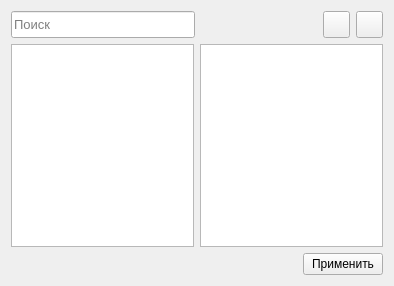
<?xml version="1.0" encoding="UTF-8"?>
<ui version="4.0">
 <class>ChooseEmployee</class>
 <widget class="QDialog" name="ChooseEmployee">
  <property name="geometry">
   <rect>
    <x>0</x>
    <y>0</y>
    <width>394</width>
    <height>286</height>
   </rect>
  </property>
  <property name="windowTitle">
   <string>Выбор сотрудника(-ов)</string>
  </property>
  <layout class="QGridLayout" name="gridLayout_5">
   <item row="0" column="0">
    <layout class="QGridLayout" name="gridLayout">
     <property name="verticalSpacing">
      <number>6</number>
     </property>
     <item row="0" column="5">
      <widget class="QPushButton" name="removeAllButton">
       <property name="minimumSize">
        <size>
         <width>27</width>
         <height>27</height>
        </size>
       </property>
       <property name="maximumSize">
        <size>
         <width>27</width>
         <height>27</height>
        </size>
       </property>
       <property name="toolTip">
        <string>Очистить всех сотрудников</string>
       </property>
       <property name="text">
        <string/>
       </property>
       <property name="icon">
        <iconset resource="images.qrc">
         <normaloff>:/images/deleteList.png</normaloff>:/images/deleteList.png</iconset>
       </property>
       <property name="iconSize">
        <size>
         <width>24</width>
         <height>24</height>
        </size>
       </property>
       <property name="autoDefault">
        <bool>false</bool>
       </property>
      </widget>
     </item>
     <item row="0" column="4">
      <widget class="QPushButton" name="chooseAllButton">
       <property name="minimumSize">
        <size>
         <width>27</width>
         <height>27</height>
        </size>
       </property>
       <property name="maximumSize">
        <size>
         <width>27</width>
         <height>27</height>
        </size>
       </property>
       <property name="toolTip">
        <string>Выбрать всех сотрудников</string>
       </property>
       <property name="text">
        <string/>
       </property>
       <property name="icon">
        <iconset resource="images.qrc">
         <normaloff>:/images/addList.png</normaloff>:/images/addList.png</iconset>
       </property>
       <property name="iconSize">
        <size>
         <width>24</width>
         <height>24</height>
        </size>
       </property>
       <property name="autoDefault">
        <bool>false</bool>
       </property>
      </widget>
     </item>
     <item row="0" column="3">
      <spacer name="horizontalSpacer">
       <property name="orientation">
        <enum>Qt::Horizontal</enum>
       </property>
       <property name="sizeHint" stdset="0">
        <size>
         <width>40</width>
         <height>20</height>
        </size>
       </property>
      </spacer>
     </item>
     <item row="0" column="1">
      <widget class="QLineEdit" name="lineEdit">
       <property name="minimumSize">
        <size>
         <width>184</width>
         <height>27</height>
        </size>
       </property>
       <property name="font">
        <font>
         <pointsize>10</pointsize>
        </font>
       </property>
       <property name="placeholderText">
        <string>Поиск</string>
       </property>
       <property name="clearButtonEnabled">
        <bool>true</bool>
       </property>
      </widget>
     </item>
     <item row="0" column="2">
      <spacer name="horizontalSpacer_3">
       <property name="orientation">
        <enum>Qt::Horizontal</enum>
       </property>
       <property name="sizeHint" stdset="0">
        <size>
         <width>40</width>
         <height>20</height>
        </size>
       </property>
      </spacer>
     </item>
    </layout>
   </item>
   <item row="1" column="0">
    <layout class="QGridLayout" name="gridLayout_4">
     <item row="0" column="0">
      <layout class="QGridLayout" name="gridLayout_2">
       <item row="0" column="0">
        <widget class="QListWidget" name="listWidget">
         <property name="toolTip">
          <string/>
         </property>
         <property name="autoScroll">
          <bool>true</bool>
         </property>
         <property name="selectionMode">
          <enum>QAbstractItemView::SingleSelection</enum>
         </property>
         <property name="selectionBehavior">
          <enum>QAbstractItemView::SelectRows</enum>
         </property>
        </widget>
       </item>
       <item row="0" column="1">
        <widget class="QListWidget" name="listWidget_2">
         <property name="toolTip">
          <string>Контакты для рассылки</string>
         </property>
         <property name="autoScroll">
          <bool>true</bool>
         </property>
         <property name="selectionMode">
          <enum>QAbstractItemView::SingleSelection</enum>
         </property>
         <property name="selectionBehavior">
          <enum>QAbstractItemView::SelectRows</enum>
         </property>
        </widget>
       </item>
      </layout>
     </item>
     <item row="1" column="0">
      <layout class="QGridLayout" name="gridLayout_3">
       <item row="0" column="1">
        <widget class="QPushButton" name="applyButton">
         <property name="sizePolicy">
          <sizepolicy hsizetype="Fixed" vsizetype="Fixed">
           <horstretch>0</horstretch>
           <verstretch>0</verstretch>
          </sizepolicy>
         </property>
         <property name="layoutDirection">
          <enum>Qt::LeftToRight</enum>
         </property>
         <property name="text">
          <string>Применить</string>
         </property>
         <property name="autoDefault">
          <bool>false</bool>
         </property>
        </widget>
       </item>
       <item row="0" column="0">
        <spacer name="horizontalSpacer_2">
         <property name="orientation">
          <enum>Qt::Horizontal</enum>
         </property>
         <property name="sizeHint" stdset="0">
          <size>
           <width>40</width>
           <height>20</height>
          </size>
         </property>
        </spacer>
       </item>
      </layout>
     </item>
    </layout>
   </item>
  </layout>
 </widget>
 <tabstops>
  <tabstop>lineEdit</tabstop>
  <tabstop>chooseAllButton</tabstop>
  <tabstop>removeAllButton</tabstop>
  <tabstop>listWidget</tabstop>
  <tabstop>listWidget_2</tabstop>
  <tabstop>applyButton</tabstop>
 </tabstops>
 <resources>
  <include location="images.qrc"/>
 </resources>
 <connections/>
</ui>
